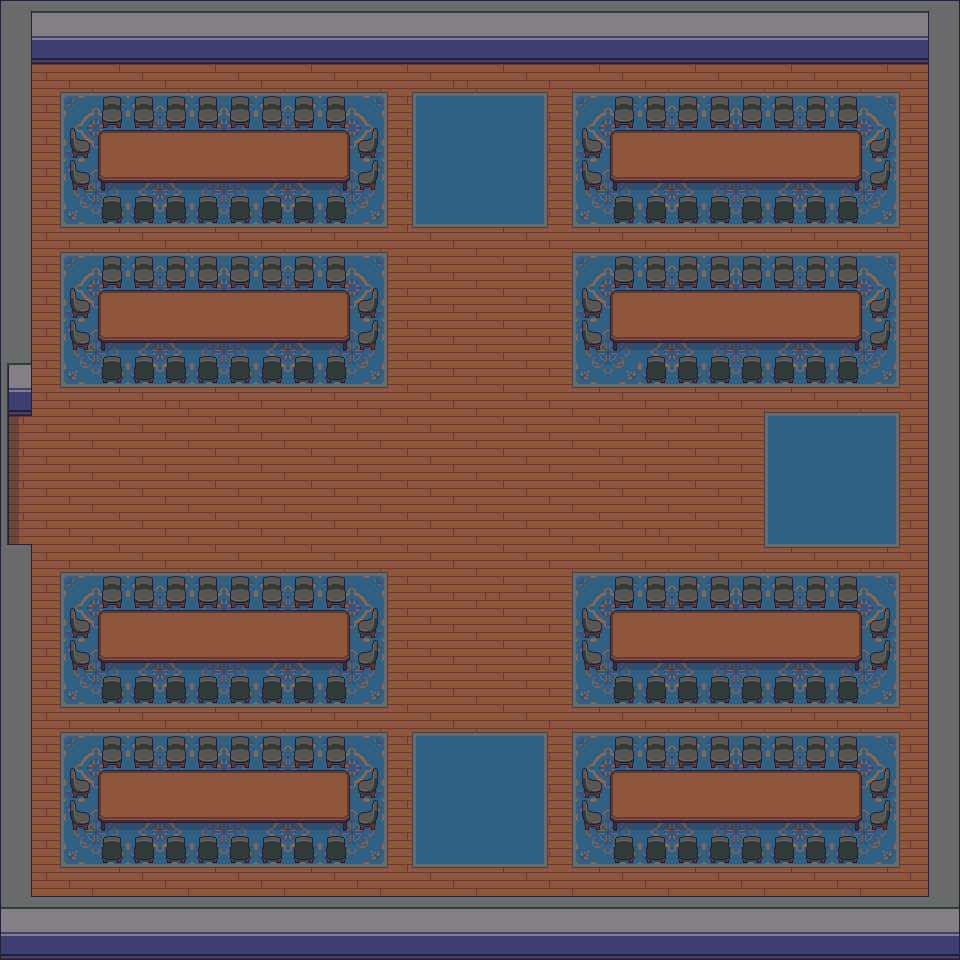

A 2D game scene composited from a Tiled map and its tileset images. What follows is a short description and the map's XML, with each tile layer's data collapsed to a summary:
An orthogonal 30x30 tile map with 32x32 px tiles, 8 tile layers (Floor, Floor Texture, Floor 2, Floor 2 Extra, ...), 3 hidden layers not drawn, 7 tilesets.

<map version="1.4" tiledversion="1.4.2" orientation="orthogonal" renderorder="right-down" width="30" height="30" tilewidth="32" tileheight="32" infinite="0" nextlayerid="14" nextobjectid="1">
 <tileset firstgid="1" source="../../tilesets/Gather Walls Interior 1.x.tsx" />
 <tileset firstgid="501" source="../../tilesets/Gather Floors 1.x.tsx" />
 <tileset firstgid="3061" source="../../tilesets/Gather Decoration 1.x.tsx" />
 <tileset firstgid="8821" source="../../tilesets/Gather Tables 1.x.tsx" />
 <tileset firstgid="9627" source="../../tilesets/Gather Chairs 1.x.tsx" />
 <tileset firstgid="10027" source="../../tilesets/Gather Swatches 1.x.tsx" />
 <tileset firstgid="10227" source="../../tilesets/Gather Plants 1.x.tsx" />
 <layer id="2" name="Floor" width="30" height="30">
  <data>[900 cells, 900 non-empty, 3 distinct tile ids]</data>
 </layer>
 <layer id="3" name="Floor Texture" width="30" height="30">
  <data>[900 cells, 16 non-empty, 1 distinct tile ids]</data>
 </layer>
 <group id="7" name="Attempt 1" visible="0">
  <layer id="5" name="Floor 2" width="30" height="30">
   <data>[900 cells, 566 non-empty, 5 distinct tile ids]</data>
  </layer>
  <layer id="6" name="Floor 2 Texture (50%)" width="30" height="30" opacity="0.5">
   <data>[900 cells, 508 non-empty, 8 distinct tile ids]</data>
  </layer>
  <layer id="4" name="L1" width="30" height="30">
   <data>[900 cells, 299 non-empty, 13 distinct tile ids]</data>
  </layer>
 </group>
 <group id="8" name="Attempt 2">
  <layer id="10" name="Floor 2" width="30" height="30">
   <data>[900 cells, 576 non-empty, 3 distinct tile ids]</data>
  </layer>
  <layer id="12" name="Floor 2 Extra" width="30" height="30">
   <data>[900 cells, 48 non-empty, 2 distinct tile ids]</data>
  </layer>
  <layer id="13" name="Floor 3 Extra" width="30" height="30">
   <data>[900 cells, 60 non-empty, 2 distinct tile ids]</data>
  </layer>
  <layer id="11" name="Floor 2 Texture (50%)" width="30" height="30" opacity="0.5">
   <data>[900 cells, 320 non-empty, 8 distinct tile ids]</data>
  </layer>
  <layer id="9" name="L1" width="30" height="30">
   <data>[900 cells, 287 non-empty, 9 distinct tile ids]</data>
  </layer>
 </group>
 <layer id="1" name="Walls" width="30" height="30">
  <data>[900 cells, 172 non-empty, 21 distinct tile ids]</data>
 </layer>
</map>
